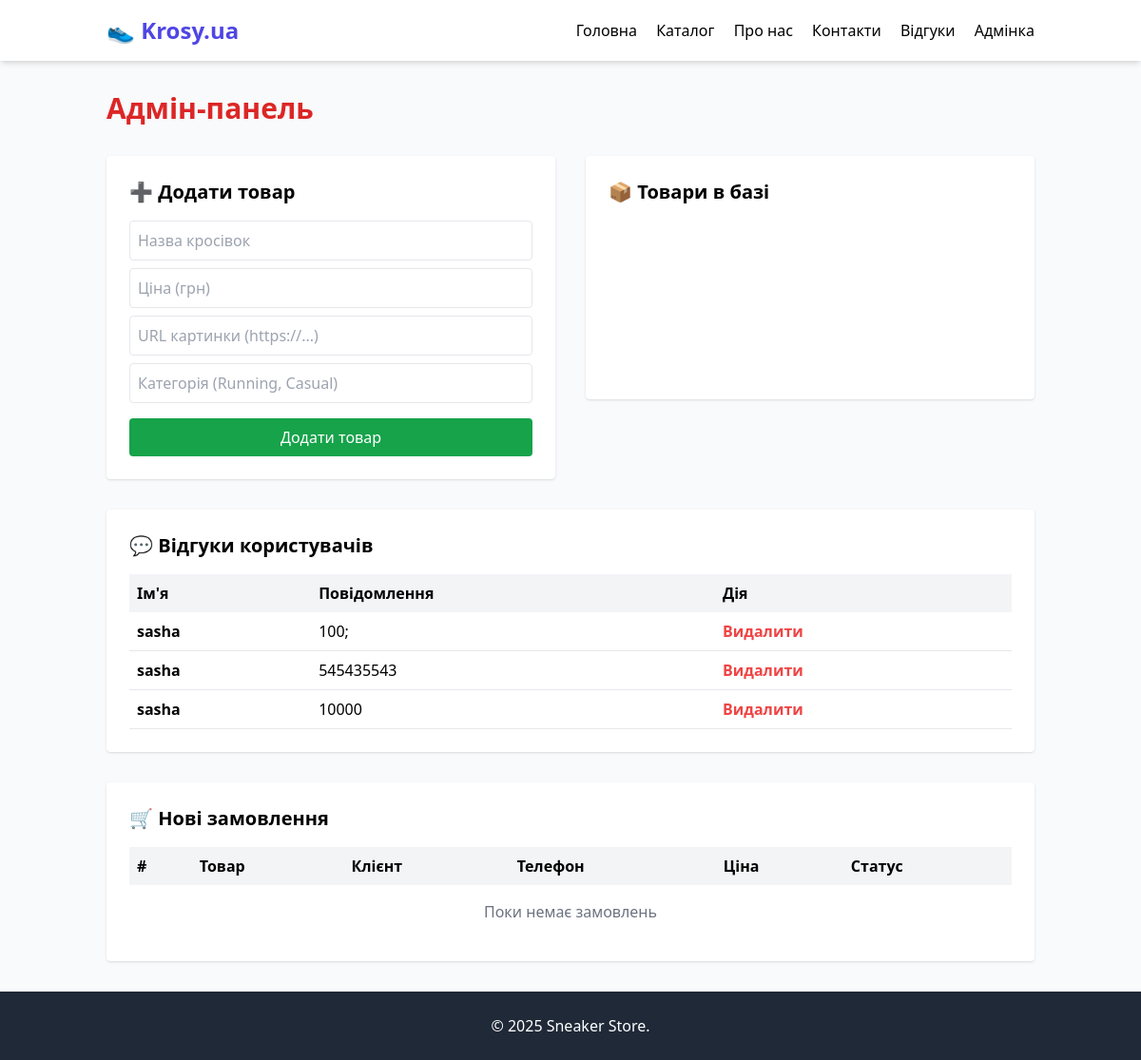
The page /admin on the database as committed earlier.
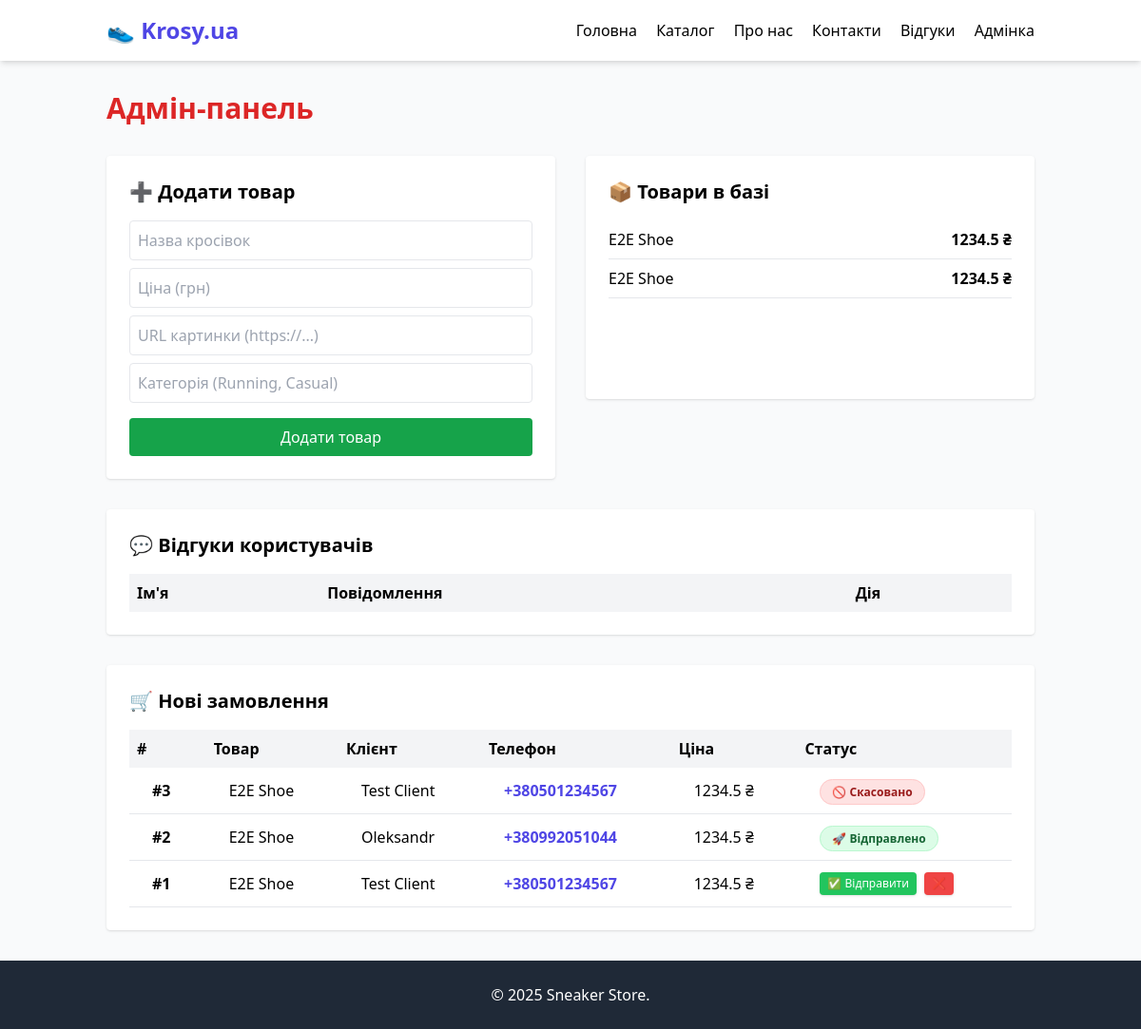
The same page on the database as committed later.
### tables this page shows
CREATE TABLE feedback (
            id INTEGER PRIMARY KEY AUTOINCREMENT,
            name TEXT NOT NULL,
            email TEXT NOT NULL,
            message TEXT NOT NULL,
            rating INTEGER DEFAULT 5
        );

CREATE TABLE products (
            id INTEGER PRIMARY KEY AUTOINCREMENT,
            name TEXT NOT NULL,
            price REAL NOT NULL,
            image TEXT,
            category TEXT
        );

CREATE TABLE orders (
            id INTEGER PRIMARY KEY AUTOINCREMENT,
            product_id INTEGER NOT NULL,
            customer_name TEXT NOT NULL,
            customer_phone TEXT NOT NULL,
            status TEXT DEFAULT 'New',
            FOREIGN KEY (product_id) REFERENCES products (id)
        );

### routes/admin.py (the view, shortened to what this page needs)
@admin_bp.route('/admin', methods=['GET', 'POST'])
def admin_panel():
    reviews = get_all_feedback()
    products = get_all_products()
    orders = get_all_orders()
    return render_template('admin.html', title="Адмін-панель", reviews=reviews, products=products, orders=orders)

### models.py (called while the page is built)
def get_db_connection():
    conn = sqlite3.connect('db.sqlite')
    conn.row_factory = sqlite3.Row
    return conn

def get_all_feedback():
    conn = get_db_connection()
    reviews = conn.execute('SELECT * FROM feedback ORDER BY id DESC').fetchall()
    conn.close()
    return reviews

def get_all_products():
    conn = get_db_connection()
    products = conn.execute('SELECT * FROM products').fetchall()
    conn.close()
    return products

def get_all_orders():
    conn = get_db_connection()
    query = '''
        SELECT orders.id, orders.customer_name, orders.customer_phone, orders.status, products.name as product_name, products.price
        FROM orders
        JOIN products ON orders.product_id = products.id
        ORDER BY orders.id DESC
    '''
    orders = conn.execute(query).fetchall()
    conn.close()
    return orders

### templates/admin.html
{% extends "base.html" %}
{% block content %}
<div class="max-w-6xl mx-auto">
    <h1 class="text-3xl font-bold mb-8 text-red-600">Адмін-панель</h1>
    <div class="grid grid-cols-1 md:grid-cols-2 gap-8">
        <div class="bg-white p-6 rounded shadow">
            <h2 class="text-xl font-bold mb-4">➕ Додати товар</h2>
            <form method="POST" action="/admin">
                <input type="text" name="name" placeholder="Назва кросівок" required class="w-full border p-2 mb-2 rounded">
                <input type="number" name="price" placeholder="Ціна (грн)" required class="w-full border p-2 mb-2 rounded">
                <input type="text" name="image" placeholder="URL картинки (https://...)" required class="w-full border p-2 mb-2 rounded">
                <input type="text" name="category" placeholder="Категорія (Running, Casual)" required class="w-full border p-2 mb-4 rounded">
                <button type="submit" class="bg-green-600 text-white w-full py-2 rounded hover:bg-green-700">Додати товар</button>
            </form>
        </div>
        <div class="bg-white p-6 rounded shadow overflow-y-auto h-64">
            <h2 class="text-xl font-bold mb-4">📦 Товари в базі</h2>
            <ul>
                {% for product in products %}
                <li class="border-b py-2 flex justify-between">
                    <span>{{ product['name'] }}</span>
                    <span class="font-bold">{{ product['price'] }} ₴</span>
                </li>
                {% endfor %}
            </ul>
        </div>
    </div>
    <div class="mt-8 bg-white p-6 rounded shadow">
        <h2 class="text-xl font-bold mb-4">💬 Відгуки користувачів</h2>
        <table class="w-full text-left">
            <thead>
                <tr class="bg-gray-100">
                    <th class="p-2">Ім'я</th>
                    <th class="p-2">Повідомлення</th>
                    <th class="p-2">Дія</th>
                </tr>
            </thead>
            <tbody>
                {% for review in reviews %}
                <tr class="border-b">
                    <td class="p-2 font-bold">{{ review['name'] }}</td>
                    <td class="p-2">{{ review['message'] }}</td>
                    <td class="p-2">
                        <a href="/admin/delete_feedback/{{ review['id'] }}" class="text-red-500 hover:text-red-700 font-bold">Видалити</a>
                    </td>
                </tr>
                {% endfor %}
            </tbody>
        </table>
    </div>
    <div class="mt-8 bg-white p-6 rounded shadow">
        <h2 class="text-xl font-bold mb-4">🛒 Нові замовлення</h2>
        <table class="w-full text-left">
            <thead>
                <tr class="bg-gray-100">
                    <th class="p-2">#</th>
                    <th class="p-2">Товар</th>
                    <th class="p-2">Клієнт</th>
                    <th class="p-2">Телефон</th>
                    <th class="p-2">Ціна</th>
                    <th class="p-2">Статус</th>
                </tr>
            </thead>
            <tbody>
                {% for order in orders %}
                <tr class="border-b border-gray-200 hover:bg-gray-100 transition">
                    <td class="py-3 px-6 font-bold">#{{ order['id'] }}</td>
                    <td class="py-3 px-6">{{ order['product_name'] }}</td>
                    <td class="py-3 px-6">{{ order['customer_name'] }}</td>
                    <td class="py-3 px-6 font-bold text-indigo-600">{{ order['customer_phone'] }}</td>
                    <td class="py-3 px-6">{{ order['price'] }} ₴</td>
                    <td class="py-3 px-6">
                        {% if order['status'] == 'New' %}
                            <div class="flex space-x-2">
                                <a href="/admin/order/{{ order['id'] }}/Sent"
                                   class="bg-green-500 text-white px-2 py-1 rounded text-xs hover:bg-green-600 shadow"
                                   title="Позначити як відправлене">
                                   ✅ Відправити
                                </a>
                                <a href="/admin/order/{{ order['id'] }}/Canceled"
                                   class="bg-red-500 text-white px-2 py-1 rounded text-xs hover:bg-red-600 shadow"
                                   title="Скасувати замовлення">
                                   ❌
                                </a>
                            </div>
                        {% elif order['status'] == 'Sent' %}
                            <span class="bg-green-100 text-green-800 py-1 px-3 rounded-full text-xs font-bold border border-green-200">
                                🚀 Відправлено
                            </span>
                        {% else %}
                            <span class="bg-red-100 text-red-800 py-1 px-3 rounded-full text-xs font-bold border border-red-200">
                                🚫 Скасовано
                            </span>
                        {% endif %}
                    </td>
                </tr>
                {% else %}
                <tr>
                    <td colspan="6" class="p-4 text-center text-gray-500">Поки немає замовлень</td>
                </tr>
                {% endfor %}
            </tbody>
        </table>
    </div>
</div>
{% endblock %}

### templates/base.html (shortened to what this page needs)
<!DOCTYPE html>
<html lang="uk">
<head>
    <script src="https://cdn.tailwindcss.com"></script>
</head>
<body class="bg-gray-50 flex flex-col min-h-screen font-sans">
    <nav class="bg-white shadow-md">
        <div class="container mx-auto px-6 py-4 flex justify-between items-center">
            <a href="/" class="text-2xl font-bold text-indigo-600">👟 Krosy.ua</a>
            <div class="space-x-4">
                <a href="/" class="hover:text-indigo-600">Головна</a>
                <a href="/catalog" class="hover:text-indigo-600">Каталог</a>
                <a href="/about" class="hover:text-indigo-600">Про нас</a>
                <a href="/contacts" class="hover:text-indigo-600">Контакти</a>
                <a href="/feedback" class="hover:text-indigo-600">Відгуки</a>
                <a href="/admin" class="hover:text-indigo-600">Адмінка</a>
            </div>
        </div>
    </nav>
    <main class="container mx-auto px-6 py-8 flex-grow">
        {% block content %}{% endblock %}
    </main>
    <footer class="bg-gray-800 text-white py-6 mt-auto text-center">
        <p>&copy; 2025 Sneaker Store.</p>
    </footer>
</body>
</html>

Rows that differ between the two databases and show on the page:
removed feedback: name "sasha", message "100;"
removed feedback: name "sasha", message "545435543"
removed feedback: name "sasha", message "10000"
added products: name "E2E Shoe", price "1234.5"
added products: name "E2E Shoe", price "1234.5"
added orders: id "3", product_name "E2E Shoe", customer_name "Test Client", customer_phone "+380501234567", price "1234.5", status "🚫 Скасовано"
added orders: id "2", product_name "E2E Shoe", customer_name "Oleksandr", customer_phone "+380992051044", price "1234.5", status "🚀 Відправлено"
added orders: id "1", product_name "E2E Shoe", customer_name "Test Client", customer_phone "+380501234567", price "1234.5"
Other text that changed with them:
text no longer shown: "Поки немає замовлень"
